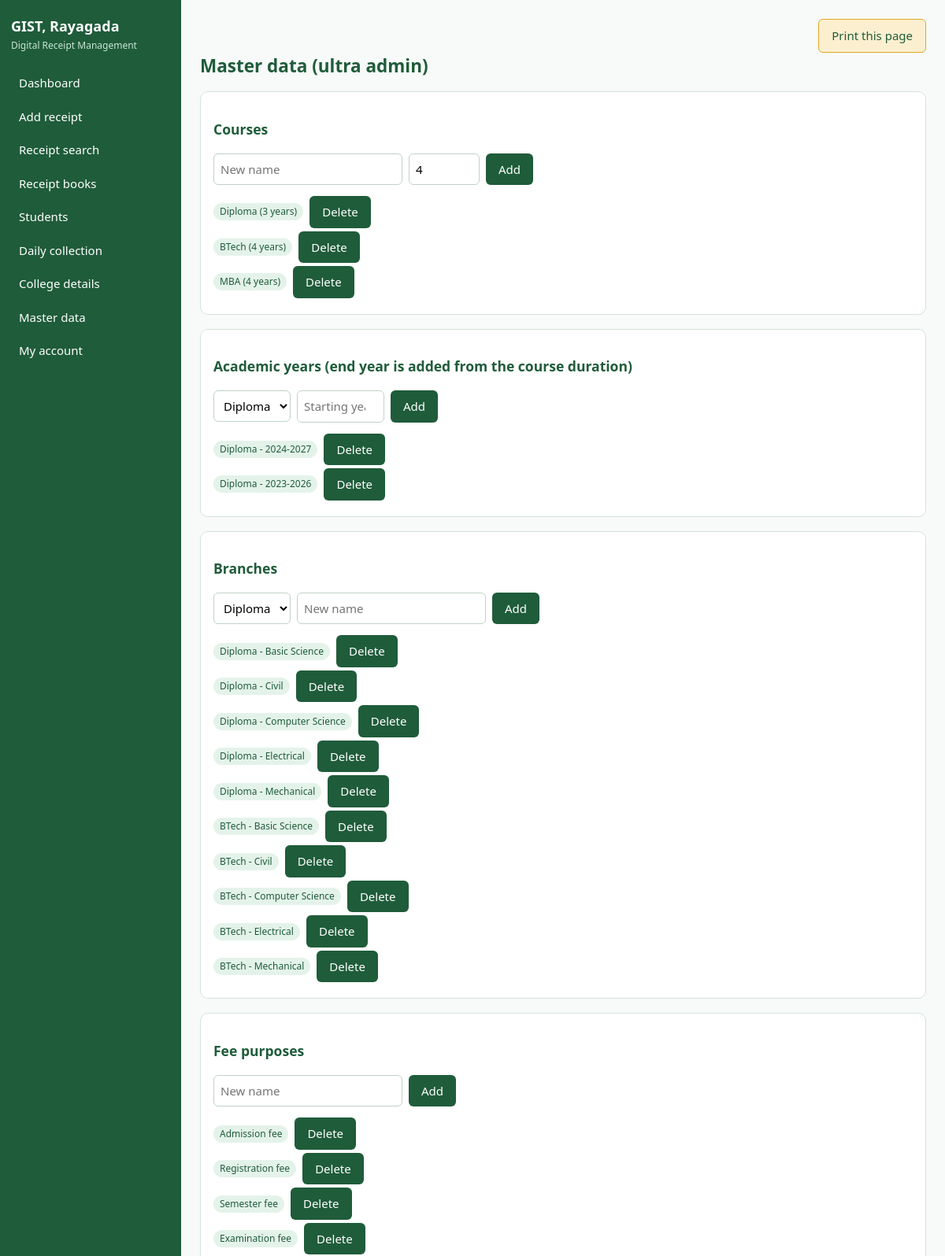
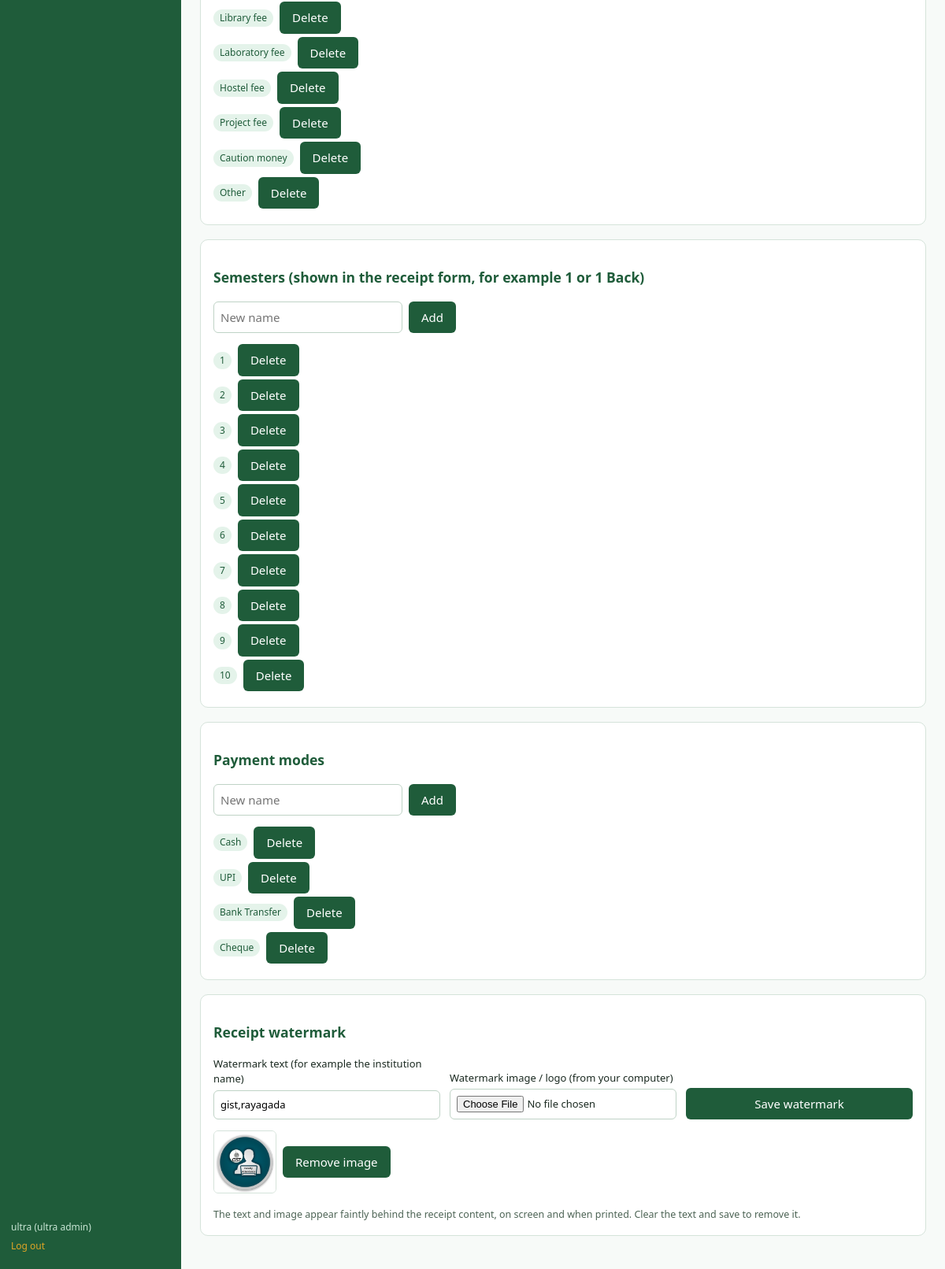
The app's page /master (signed in) with its own data (2 pictures, top to bottom).
### tables this page shows
CREATE TABLE settings(key TEXT PRIMARY KEY, value TEXT);

CREATE TABLE courses(id INTEGER PRIMARY KEY, name TEXT UNIQUE NOT NULL, duration INTEGER NOT NULL DEFAULT 4);

CREATE TABLE acad_years(id INTEGER PRIMARY KEY, course_id INTEGER NOT NULL REFERENCES courses(id), label TEXT NOT NULL, UNIQUE(course_id,label));

CREATE TABLE branches(id INTEGER PRIMARY KEY, course_id INTEGER NOT NULL REFERENCES courses(id), name TEXT NOT NULL, UNIQUE(course_id,name));

CREATE TABLE fee_categories(id INTEGER PRIMARY KEY, name TEXT UNIQUE NOT NULL);

CREATE TABLE semesters(id INTEGER PRIMARY KEY, name TEXT UNIQUE NOT NULL);

CREATE TABLE pay_modes(id INTEGER PRIMARY KEY, name TEXT UNIQUE NOT NULL);

### app.py (the view, shortened to what this page needs)
@app.route("/master", methods=["GET", "POST"])
@access("superadmin")
def master():
    c, f = db(), request.form
    q = lambda s: c.execute(s).fetchall()
    return render_template("master.html", courses=q("SELECT id, name, name||' ('||duration||' years)' AS label FROM courses ORDER BY id"),
                           years=q("SELECT y.id, c.name||' - '||y.label AS label FROM acad_years y JOIN courses c ON c.id=y.course_id ORDER BY c.id, y.label DESC"),
                           branches=q("SELECT b.id, c.name||' - '||b.name AS label FROM branches b JOIN courses c ON c.id=b.course_id ORDER BY c.id, b.name"),
                           cats=q("SELECT id, name AS label FROM fee_categories ORDER BY id"),
                           sems=q("SELECT id, name AS label FROM semesters ORDER BY id"),
                           pmodes=q("SELECT id, name AS label FROM pay_modes ORDER BY id"))

### app.py (called while the page is built)
def db():
    if "db" not in g:
        g.db = sqlite3.connect(DB)
        g.db.row_factory = sqlite3.Row
        g.db.execute("PRAGMA foreign_keys=ON")
    return g.db

def access(*roles):
    def deco(f):
        @wraps(f)
        def wrapper(*a, **k):
            if "uid" not in session:
                return redirect(url_for("login"))
            if roles and session["role"] != "superadmin" and session["role"] not in roles:
                abort(403)
            return f(*a, **k)
        return wrapper
    return deco

@app.context_processor
def inject():
    c = db()
    return dict(college={r["key"]: r["value"] for r in c.execute("SELECT * FROM settings")},
                qrs=c.execute("SELECT * FROM qr_codes ORDER BY id").fetchall())

### templates/master.html (shortened to what this page needs)
{% extends "base.html" %}{% block title %}Master data{% endblock %}
{% macro box(title, kind, rows) %}<div class="panel"><h3>{{ title }}</h3>
<form method="post" class="bar"><input type="hidden" name="kind" value="{{ kind }}"><input type="hidden" name="action" value="add">
{% if kind in ('branch', 'year') %}<select name="course_id">{% for c in courses %}<option value="{{ c.id }}">{{ c.name }}</option>{% endfor %}</select>{% endif %}
{% if kind == 'year' %}<input type="number" name="start" min="1990" max="2100" placeholder="Starting year, e.g. 2023" required>
{% else %}<input name="name" placeholder="New name" required>{% endif %}
{% if kind == 'course' %}<input type="number" name="duration" min="1" max="6" value="4" title="Course duration in years" style="width:90px">{% endif %}
<button>Add</button></form>
{% for r in rows %}<form method="post" class="bar" style="margin:4px 0"><span class="tag">{{ r.label }}</span><button class="danger">Delete</button></form>{% endfor %}</div>{% endmacro %}
{% block body %}<h2>Master data (ultra admin)</h2>
{{ box('Courses', 'course', courses) }}{{ box('Academic years (end year is added from the course duration)', 'year', years) }}{{ box('Branches', 'branch', branches) }}{{ box('Fee purposes', 'purpose', cats) }}{{ box('Semesters (shown in the receipt form, for example 1 or 1 Back)', 'semester', sems) }}{{ box('Payment modes', 'mode', pmodes) }}
<div class="panel"><h3>Receipt watermark</h3>
<form method="post" enctype="multipart/form-data" class="grid"><input type="hidden" name="kind" value="watermark">
<label>Watermark text (for example the institution name)<input name="wm_text" value="{{ college.get('wm_text','') }}"></label>
<label>Watermark image / logo (from your computer)<input type="file" name="wm_image" accept="image/*"></label>
<button>Save watermark</button></form>
{% if college.get('wm_image') %}<div class="bar"><img src="{{ url_for('static', filename='uploads/' + college.wm_image) }}" alt="Watermark image" style="max-height:80px;border:1px solid var(--line);border-radius:6px">
<form method="post"><input type="hidden" name="kind" value="watermark"><input type="hidden" name="action" value="img_del"><button class="danger">Remove image</button></form></div>{% endif %}
<small>The text and image appear faintly behind the receipt content, on screen and when printed. Clear the text and save to remove it.</small></div>
{% endblock %}

### templates/base.html (shortened to what this page needs)
<!doctype html><html lang="en"><head><meta charset="utf-8"><meta name="viewport" content="width=device-width,initial-scale=1">
<title>{% block title %}Dashboard{% endblock %} | Receipts</title><link rel="stylesheet" href="{{ url_for('static', filename='style.css') }}">
</head><body>
{% if session.uid %}
<aside class="side"><h1>{{ college.get('name') or 'GIST, Rayagada' }}</h1><p>Digital Receipt Management</p>
<nav>
<a href="{{ url_for('dashboard') }}">Dashboard</a>
{% if session.role != 'principal' %}<a href="{{ url_for('receipt_save') }}">Add receipt</a>{% endif %}
<a href="{{ url_for('search') }}">Receipt search</a>
{% if has('admin','accountant') %}<a href="{{ url_for('books') }}">Receipt books</a>{% endif %}
{% if session.role != 'principal' %}<a href="{{ url_for('students') }}">Students</a>{% endif %}
<a href="{{ url_for('daily') }}">Daily collection</a>
{% if has('admin') %}<a href="{{ url_for('college_page') }}">College details</a>{% endif %}
{% if has() %}<a href="{{ url_for('master') }}">Master data</a>{% endif %}
<a href="{{ url_for('account') }}">My account</a>
</nav><div class="who">{{ session.user }} ({{ 'ultra admin' if session.role == 'superadmin' else session.role }})<a href="{{ url_for('logout') }}">Log out</a></div></aside>
{% endif %}
<main>
{% block ph %}{% if session.uid %}
<div class="noprint" style="text-align:right"><button class="btn alt" onclick="window.print()">Print this page</button></div>{% endif %}{% endblock %}
{% block body %}{% endblock %}
</main><script src="{{ url_for('static', filename='app.js') }}"></script></body></html>

### static/style.css (style rules this page uses)
:root { --forest:#1F5C3A;--forest-d:#174a2e;--mint:#E4F3EA;--mint-d:#C9E6D5;--amber-l:#FCEFCF;--amber:#E0A526;--bg:#F7FAF8;--ink:#1B2A21;--red:#B3402F;--line:#D5E3DA }
* { box-sizing:border-box }
body { margin:0;display:flex;min-height:100vh;background:var(--bg);color:var(--ink);font:15px/1.5 "Segoe UI",system-ui,sans-serif }
.side { width:230px;background:var(--forest);color:#fff;padding:20px 14px;display:flex;flex-direction:column;flex-shrink:0 }
.side h1 { font-size:18px;margin:0 }
.side p { margin:2px 0 18px;font-size:12px;color:var(--mint-d) }
.side nav { display:flex;flex-direction:column;gap:2px;flex:1 }
.side a { color:#fff;text-decoration:none;padding:9px 10px;border-radius:6px }
.who { font-size:12px;color:var(--mint-d) }
.who a { display:block;padding:6px 0 0;color:var(--amber) }
main { flex:1;padding:24px;max-width:1100px;min-width:0 }
h2 { margin:0 0 16px;color:var(--forest) }
.panel { background:#fff;border:1px solid var(--line);border-radius:10px;padding:16px;margin-bottom:18px }
.grid { display:grid;grid-template-columns:repeat(auto-fit,minmax(220px,1fr));gap:12px;align-items:end }
label { display:flex;flex-direction:column;font-size:13px;gap:4px }
input,select,textarea { padding:8px;border:1px solid #BFD3C6;border-radius:6px;font:inherit;background:#fff }
button,.btn { background:var(--forest);color:#fff;border:0;border-radius:6px;padding:9px 16px;font:inherit;cursor:pointer;text-decoration:none;display:inline-block }
.btn.alt { background:var(--amber-l);color:var(--forest);border:1px solid var(--amber) }
.tag { padding:2px 8px;border-radius:99px;font-size:12px;background:var(--mint);color:var(--forest) }
.bar { display:flex;gap:8px;margin:14px 0;flex-wrap:wrap;align-items:center }
small { color:#4d6455 }
h3 { color:var(--forest) }

### records on screen
settings: value "GIST, Rayagada"
courses: label "Diploma (3 years)"
courses: label "BTech (4 years)"
courses: label "MBA (4 years)"
acad_years: label "Diploma - 2024-2027"
acad_years: label "Diploma - 2023-2026"
branches: label "Diploma - Basic Science"
branches: label "Diploma - Civil"
branches: label "Diploma - Computer Science"
branches: label "Diploma - Electrical"
branches: label "Diploma - Mechanical"
branches: label "BTech - Basic Science"
branches: label "BTech - Civil"
branches: label "BTech - Computer Science"
branches: label "BTech - Electrical"
branches: label "BTech - Mechanical"
fee_categories: label "Admission fee"
fee_categories: label "Registration fee"
fee_categories: label "Semester fee"
fee_categories: label "Examination fee"
fee_categories: label "Library fee"
fee_categories: label "Laboratory fee"
fee_categories: label "Hostel fee"
fee_categories: label "Project fee"
fee_categories: label "Caution money"
fee_categories: label "Other"
semesters: label "1"
semesters: label "2"
semesters: label "3"
semesters: label "4"
semesters: label "5"
semesters: label "6"
semesters: label "7"
semesters: label "8"
semesters: label "9"
semesters: label "10"
pay_modes: label "Cash"
pay_modes: label "UPI"
pay_modes: label "Bank Transfer"
pay_modes: label "Cheque"
settings: wm_text "gist,rayagada"
settings: value (picture)

### other values on screen
{{ session.user }} "ultra"
{{ 'ultra admin' if session.role == 'superadmin' else session.role }} "ultra admin"
{{ title }} "Courses Academic years (end year is added from the course duration) Branches Fee purposes Semesters (shown in the receipt form, for example 1 or 1 Back) Payment modes"
form field course_id "Diploma Diploma"
